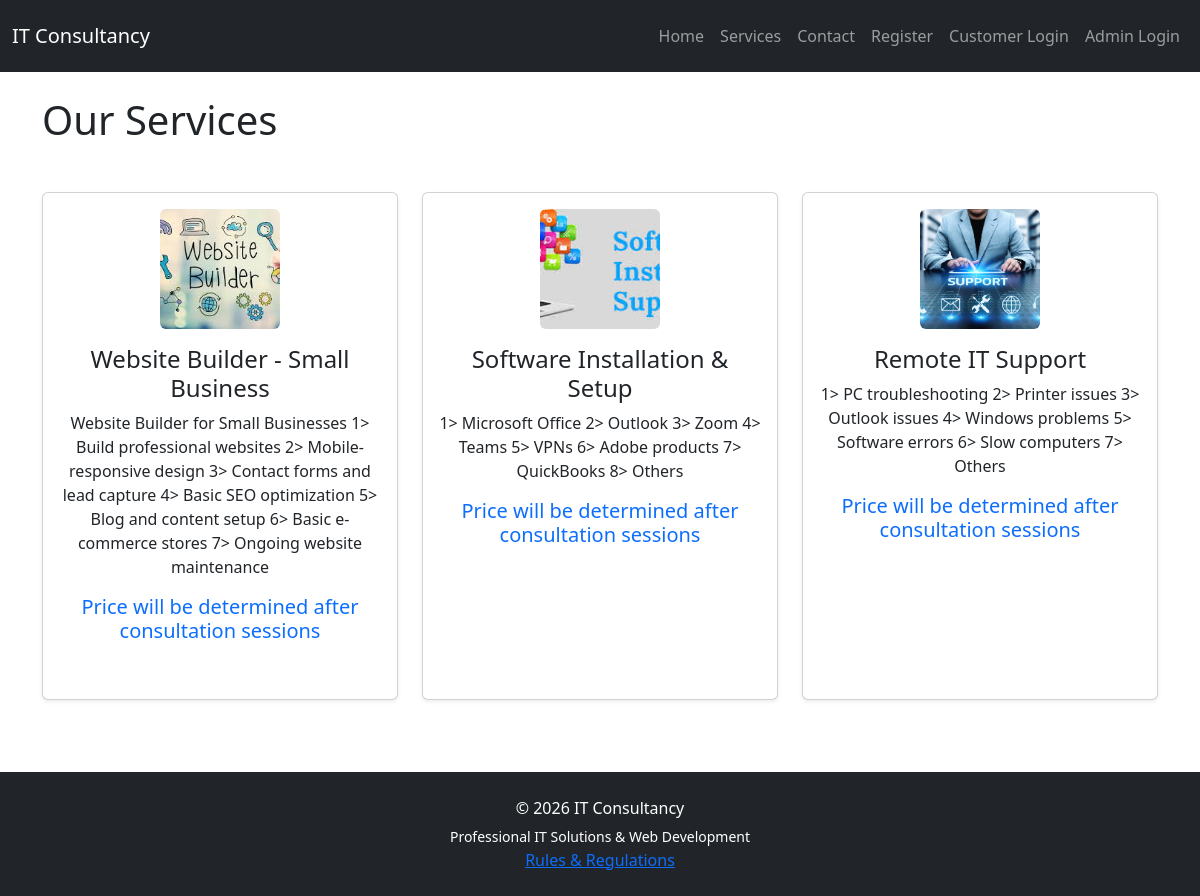
/routes.php?page=services, run on the app's committed database.
### tables this page shows
CREATE TABLE `services` (
  `id` int(11) NOT NULL AUTO_INCREMENT,
  `title` varchar(255) NOT NULL,
  `description` text NOT NULL,
  `created_at` timestamp NOT NULL DEFAULT current_timestamp(),
  `price` decimal(10,2) NOT NULL DEFAULT 0.00,
  `image` varchar(255) DEFAULT NULL,
  PRIMARY KEY (`id`)
);

### app/views/services.php (the view)
<?php
require dirname(__DIR__, 2) . '/config/database.php';
$stmt = $pdo->query("
    SELECT * FROM services
    ORDER BY created_at DESC
");
$services = $stmt->fetchAll();
?>
<?php require __DIR__ . '/layouts/header.php'; ?>
<h1 class="mb-5">
    Our Services
</h1>
<div class="row">
    <?php foreach ($services as $service): ?>
        <div class="col-md-4">
            <div class="card shadow-sm mb-4 h-100">
                <div class="card-body text-center">
                    <?php if (!empty($service['image'])): ?>
                        <img
                            src="../uploads/<?= htmlspecialchars($service['image']) ?>"
                            alt="<?= htmlspecialchars($service['title']) ?>"
                            class="img-fluid rounded mb-3"
                            style="
                                width:120px;
                                height:120px;
                                object-fit:cover;
                            ">
                    <?php endif; ?>
                    <h4 class="card-title">
                        <?= htmlspecialchars($service['title']) ?>
                    </h4>
                    <p class="card-text">
                        <?= htmlspecialchars($service['description']) ?>
                    </p>
                    <h5 class="mt-3 text-primary">
                        <p>Price will be determined after consultation sessions</p>
                    </h5>
                </div>
            </div>
        </div>
    <?php endforeach; ?>
</div>
<?php require __DIR__ . '/layouts/footer.php'; ?>

### routes.php (shortened to what this page needs)
<?php
require __DIR__ . '/config/database.php';
$page = $_GET['page'] ?? 'home';
switch ($page) {
    case 'services':
        require 'app/views/services.php';
        break;
}
?>

### app/views/layouts/header.php (shortened to what this page needs)
<!DOCTYPE html>
<html>
<head>
    <link
        href="https://cdn.jsdelivr.net/npm/bootstrap@5.3.0/dist/css/bootstrap.min.css"
        rel="stylesheet">
</head>
<body>
<nav class="navbar navbar-expand-lg navbar-dark bg-dark py-3">
    <div class="container-fluid">
        <a class="navbar-brand" href="?page=home">
            IT Consultancy
        </a>
        <div class="collapse navbar-collapse" id="navbarNav">
            <div class="navbar-nav ms-auto">
                <?php if (isset($_SESSION['user'])): ?>
                    <a class="nav-link" href="?page=dashboard">
                        Dashboard
                    </a>
                    <a class="nav-link" href="?page=services-admin">
                        Services
                    </a>
                    <a class="nav-link" href="?page=customers">
                        Customers
                    </a>
                    <div class="nav-item dropdown">
                        <a
                            class="nav-link dropdown-toggle"
                            href="#"
                            role="button"
                            data-bs-toggle="dropdown">
                            Requests
                        </a>
                        <ul class="dropdown-menu">
                            <li>
                                <a
                                    class="dropdown-item"
                                    href="?page=requests">
                                    Current Requests
                                </a>
                            </li>
                            <li>
                                <a
                                    class="dropdown-item"
                                    href="?page=archived-requests">
                                    Archived Requests
                                </a>
                            </li>
                        </ul>
                    </div>
                    <!--
                    <div class="nav-item dropdown">
                        <a
                            class="nav-link dropdown-toggle"
                            href="#"
                            role="button"
                            data-bs-toggle="dropdown">
                            Scheduling
                        </a>
                        <ul class="dropdown-menu">
                            <li>
                                <a
                                    class="dropdown-item"
                                    href="?page=consultation-slots">
                                    Consultation Slots
                                </a>
                            </li>
                            <li>
                                <a
                                    class="dropdown-item"
                                    href="?page=service-slots">
                                    Service Slots
                                </a>
                            </li>
                        </ul>
                    </div>
                    -->
                    <div class="nav-item dropdown">
                        <a
                            class="nav-link dropdown-toggle"
                            href="#"
                            role="button"
                            data-bs-toggle="dropdown">
                            Finance
                        </a>
                        <ul class="dropdown-menu">
                            <li>
                                <a
                                    class="dropdown-item"
                                    href="?page=payments">
                                    Payments
                                </a>
                            </li>
                            <li>
                                <a class="dropdown-item" href="?page=refund-requests">
                                    Refund Requests
                                </a>
                            </li>
                            <li>
                                <a
                                    class="dropdown-item"
                                    href="?page=refunds">
                                    Approved Refunds
                                </a>
                            </li>
                        </ul>
                    </div>
                    <div class="nav-item dropdown">
                        <a
                            class="nav-link dropdown-toggle"
                            href="#"
                            role="button"
                            data-bs-toggle="dropdown">
                            System
                        </a>
                        <ul class="dropdown-menu">
                            <li>
                                <a
                                    class="dropdown-item"
                                    href="?page=messages">
                                    Messages
                                </a>
                            </li>
                            <li>
                                <a
                                    class="dropdown-item"
                                    href="?page=backup">
                                    Database Backup
                                </a>
                            </li>
                        </ul>
                    </div>
                    <a class="nav-link text-danger" href="?page=logout">
                        Logout
                    </a>
                <?php else: ?>
                    <a class="nav-link" href="?page=home">
                        Home
                    </a>
                    <a class="nav-link" href="?page=services">
                        Services
                    </a>
                    <a class="nav-link" href="?page=contact">
                        Contact
                    </a>
                    <a class="nav-link" href="?page=customer-register">
                        Register
                    </a>
                    <a class="nav-link" href="?page=customer-login">
                        Customer Login
                    </a>
                    <a class="nav-link" href="?page=login">
                        Admin Login
                    </a>
                <?php endif; ?>
            </div>
        </div>
    </div>
</nav>
<div class="container py-4">

### app/views/layouts/footer.php (shortened to what this page needs)
</div>
<footer class="bg-dark text-white text-center py-4 mt-5">
    <div class="container">
        <p class="mb-1">
            © 2026 IT Consultancy
        </p>
        <small>
            Professional IT Solutions & Web Development
        </small>
    </div>
        <a href="?page=rules" target="_blank">
            Rules & Regulations
        </a>
</footer>
</body>
</html>

### data on the page
services: image (picture), title "Website Builder - Small Business", description "Website Builder for Small Businesses 1> Build professional websites 2> Mobile-responsive design 3> Contact forms and lead capture 4> Basic SEO optimization 5> Blog and content setup 6> Basic e-commerce stores 7> Ongoing website maintenance"
services: image (picture), title "Software Installation & Setup", description "1> Microsoft Office 2> Outlook 3> Zoom 4> Teams 5> VPNs 6> Adobe products 7> QuickBooks 8> Others"
services: image (picture), title "Remote IT Support", description "1> PC troubleshooting 2> Printer issues 3> Outlook issues 4> Windows problems 5> Software errors 6> Slow computers 7> Others"
